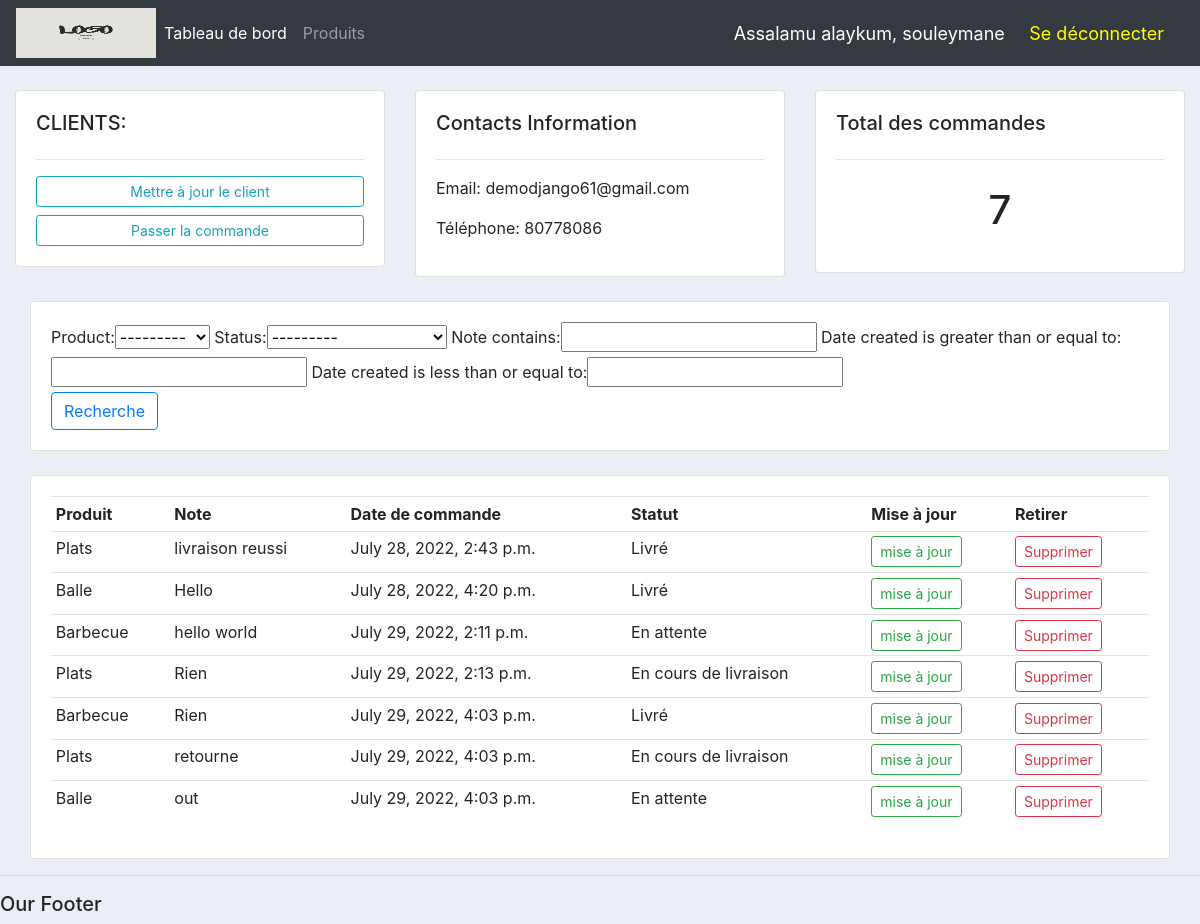
The app's page /customer/2/ (signed in), older data.
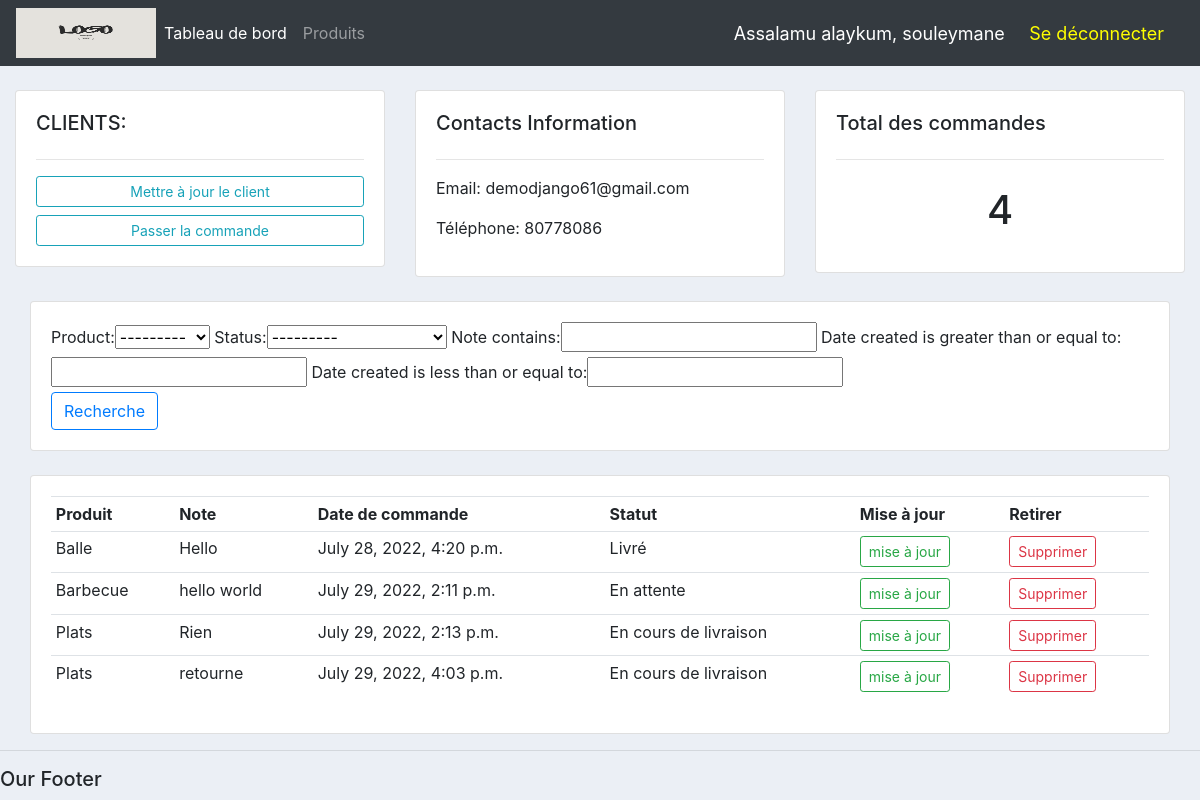
The same page, newer data.
### accounts/models.py (models this page shows, shortened)
class Order(models.Model):
    STATUS = (
        ('En attente', 'En attente'),
        ('En cours de livraison', 'En cours de livraison'),
        ('Livré', 'Livré'),
    )
    customer = models.ForeignKey(Customer, null=True, on_delete=models.SET_NULL)
    product = models.ForeignKey(Product, null=True, on_delete=models.SET_NULL)
    date_created = models.DateTimeField(auto_now_add=True, null=True)
    status = models.CharField(max_length=200, null=True, choices=STATUS)
    note = models.CharField(max_length=100, null=True)

class Product(models.Model):
    CATEGORY = (
        ('Intérieur', 'Intérieur'),
        ('Extérieur', 'Extérieur'),
    )
    name = models.CharField(max_length=200, null=True)
    price = models.FloatField(null=True)
    category = models.CharField(max_length=200, null=True, choices=CATEGORY)
    description = models.CharField(max_length=200, null=True, blank=True)
    date_created = models.DateTimeField(auto_now_add=True, null=True)
    tags = models.ManyToManyField(Tag)
    def __str__(self):
        return self.name

### accounts/decorators.py (the view)
        def wrapper_func(request, *args, **kwargs):
            group = None
            if request.user.groups.exists():
                group = request.user.groups.all()[0].name
            if group in allowed_roles:
                return view_func(request, *args, **kwargs)
            else:
                return redirect('user_page')

### accounts/views/customer.py (called while the page is built)
@login_required(login_url='login')
@allowed_users(allowed_roles=['admin'])
def customer(request, pk_test):
    customer = Customer.objects.get(id=pk_test)
    orders = customer.order_set.all()
    order_count = orders.count()
    myFilter = OrderFilter(request.GET, queryset=orders)
    orders = myFilter.qs
    context = {'customer': customer, 'orders': orders,
    'order_count': order_count, 'myFilter': myFilter}
    return render(request, 'accounts/customer.html', context)

### accounts/templates/accounts/customer.html
{% extends 'accounts/main.html' %}
{% block content %}
    <br>
    <div class="row">
        <div class="col-md">
            <div class="card card-body">
                <h5>CLIENTS:</h5>
                <hr>
                <a class="btn btn-outline-info btn-sm btn-block" href="">
                    Mettre à jour le client
                </a>
                <a class="btn btn-outline-info btn-sm btn-block" href="{% url 'create_order' customer.id %}">
                    Passer la commande
                </a>
            </div>
        </div>
        <div class="col-md">
            <div class="card card-body">
                <h5>Contacts Information</h5>
                <hr>
                <p>Email: {{customer.email}}</p>
                <p>Téléphone: {{customer.phone}}</p>
            </div>
        </div>
        <div class="col-md">
            <div class="card card-body">
                <h5>Total des commandes</h5>
                <hr>
                <h1 style="text-align: center; padding: 10px;">{{order_count}}</h1>
            </div>
        </div>
    </div>
    <br>
    <div class="row">
        <div class="col">
            <div class="col-md">
                <div class="card card-body">
                    <form method="get">
                        <div>
                            {{ myFilter.form }}
                        </div>
                        <button class="btn btn-outline-primary" type="submit">Recherche</button>
                    </form>
                </div>
            </div>
        </div>
    </div>
    <br>
    <div class="row">
        <div class="col">
            <div class="col-md">
                <div class="card card-body">
                    <table class="table table-sm">
                        <tr>
                            <th>Produit</th>
                            <th>Note</th>
                            <th>Date de commande</th>
                            <th>Statut</th>
                            <th>Mise à jour</th>
                            <th>Retirer</th>
                        </tr>
                        {% for order in orders %}
                            <tr>
                                <td>{{ order.product }}</dt>
                                <td>{{ order.note }}</dt>
                                <td>{{ order.date_created }}</dt>
                                <td>{{ order.status }}</dt>
                                <td><a class="btn btn-outline-success btn-sm" href="{% url 'update_order' order.id %}">mise à jour</a></td>
                                <td><a class="btn btn-outline-danger btn-sm" href="{% url 'delete_order' order.id %}">Supprimer</a></td>
                            </tr>
                        {% endfor %}
                    </table>
                </div>
            </div>
        </div>
    </div>
{% endblock %}

Row changes from the older to the newer data that the page shows:
no longer on this page (row edited): Order: product "Plats", note "livraison reussi", date_created "July 28, 2022, 2:43 p.m.", status "Livré"
no longer on this page (row edited): Order: product "Barbecue", note "Rien", date_created "July 29, 2022, 4:03 p.m.", status "Livré"
no longer on this page (row edited): Order: product "Balle", note "out", date_created "July 29, 2022, 4:03 p.m.", status "En attente"
Text that changed along with them:
{{ order_count }}: "7" → "4"
